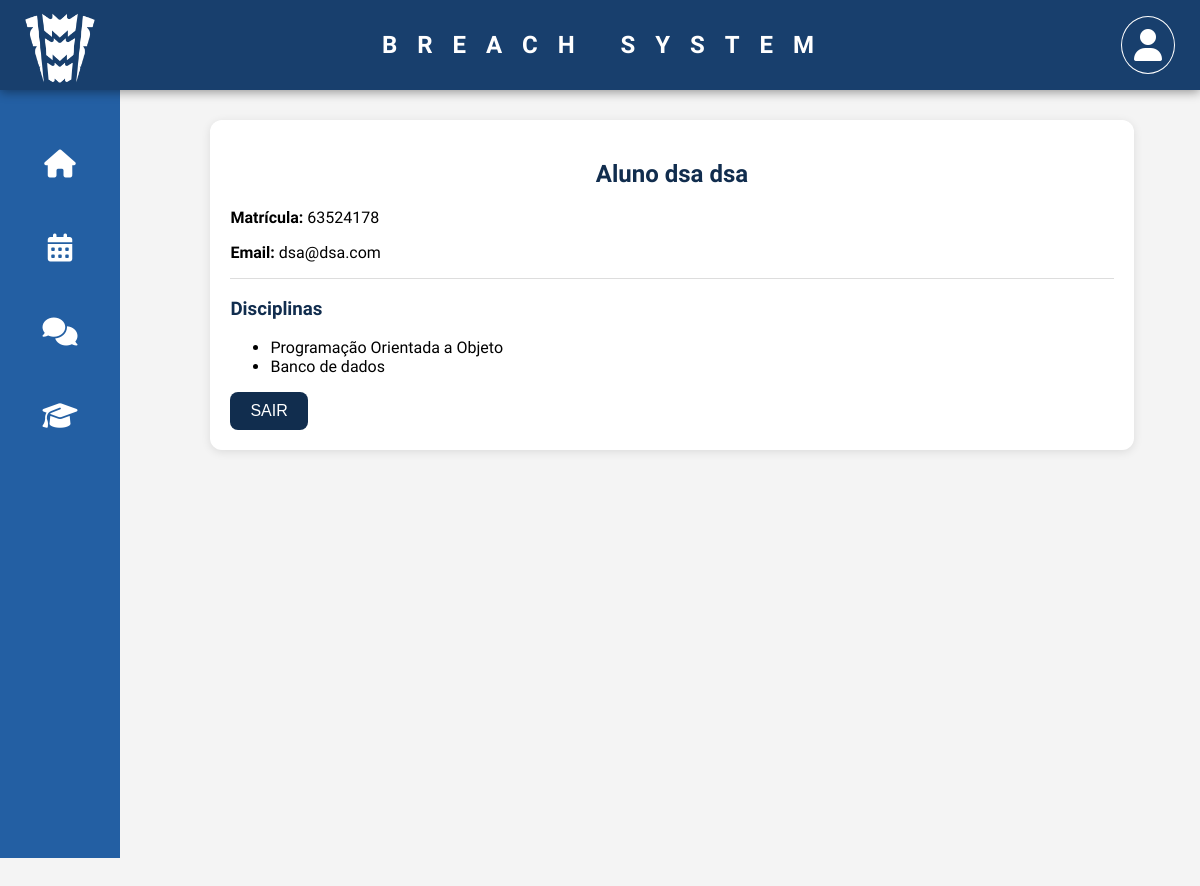
The page /dashboard/perfil_view (signed in) on the database its author committed.
### alunos/models.py (models this page shows, shortened)
class Aluno(models.Model):
    disciplinas = models.ManyToManyField(Disciplina, related_name='alunos', blank=True)
    user = models.OneToOneField(User, on_delete=models.CASCADE)
    matricula = models.CharField(
    max_length=20,
    unique=True,
    error_messages={
        'unique': "Matrícula já cadastrada. Use uma diferente."
    }
)

class Disciplina(models.Model):
    nome = models.CharField(max_length=100)

### alunos/views.py (the view, shortened to what this page needs)
# urls.py: path('dashboard/perfil_view', views.perfil_view, name='perfil_view'),
@login_required
def perfil_view(request):
    user = request.user
    contexto = {}
    if hasattr(user, 'aluno'):
        aluno = user.aluno
        disciplinas = aluno.disciplinas.all()
        avaliacoes = Avaliacao.objects.filter(aluno=aluno)
        hoje = timezone.now().date()
        presencas_hoje = Presenca.objects.filter(aluno=aluno, data=hoje)
        feedbacks = Feedback.objects.filter(aluno=aluno, visivel_para_aluno=True)
        contexto.update({
            'tipo': 'aluno',
            'aluno': aluno,
            'disciplinas': disciplinas,
            'avaliacoes': avaliacoes,
            'presencas_hoje': presencas_hoje,
            'feedbacks': feedbacks
        })
    return render(request, 'alunos/perfil_view.html', contexto)

### alunos/templates/alunos/perfil_view.html (shortened to what this page needs)
{% extends 'base.html' %}
{% block content %}
<div class="perfil-container">
    {% if tipo == 'aluno' %}
        <div class="card">
            <h2>Aluno {{ aluno.user.get_full_name }}</h2>
            <p><strong>Matrícula:</strong> {{ aluno.matricula }}</p>
            <p><strong>Email:</strong> {{ aluno.user.email }}</p>
            <hr>
            <h3>Disciplinas</h3>
            <ul>
                {% for d in disciplinas %}<li>{{ d.nome }}</li>{% empty %}<li>Nenhuma disciplina cadastrada.</li>{% endfor %}
            </ul>
            <a href="{% url 'logout'%}">
                <button>
                    SAIR
                </button>
            </a>
        </div>
    {% endif %}
</div>
{% endblock %}

### alunos/static/css/style.css (style rules this page uses)
h1, h2 { color: #2c3e50; margin-bottom: 20px; text-align: center; }
button { background-color: #3498db; color: white; padding: 10px 20px; border: none; border-radius: 4px; cursor: pointer; font-size: 16px; transition: background-color 0.3s; }
a { color: #3498db; text-decoration: none; }

### alunos/templates/alunos/perfil_view.html (style rules this page uses)
.perfil-container { display: flex; justify-content: center; margin-top: 30px; }
.card { width: 80%; background-color: #fff; padding: 20px; border-radius: 12px; box-shadow: 0 2px 10px rgba(0,0,0,0.1); }
.card h2, .card h3 { color: #112D4E; }
.card hr { margin: 15px 0; border: 0; border-top: 1px solid #ddd; }
button { background-color: #112D4E; border-radius: 8px; font-weight: 400; }

### rows shown on the page
Aluno: user.get_full_name "dsa dsa", matricula "63524178", user.email "dsa@dsa.com"
Disciplina: nome "Programação Orientada a Objeto"
Disciplina: nome "Banco de dados"
